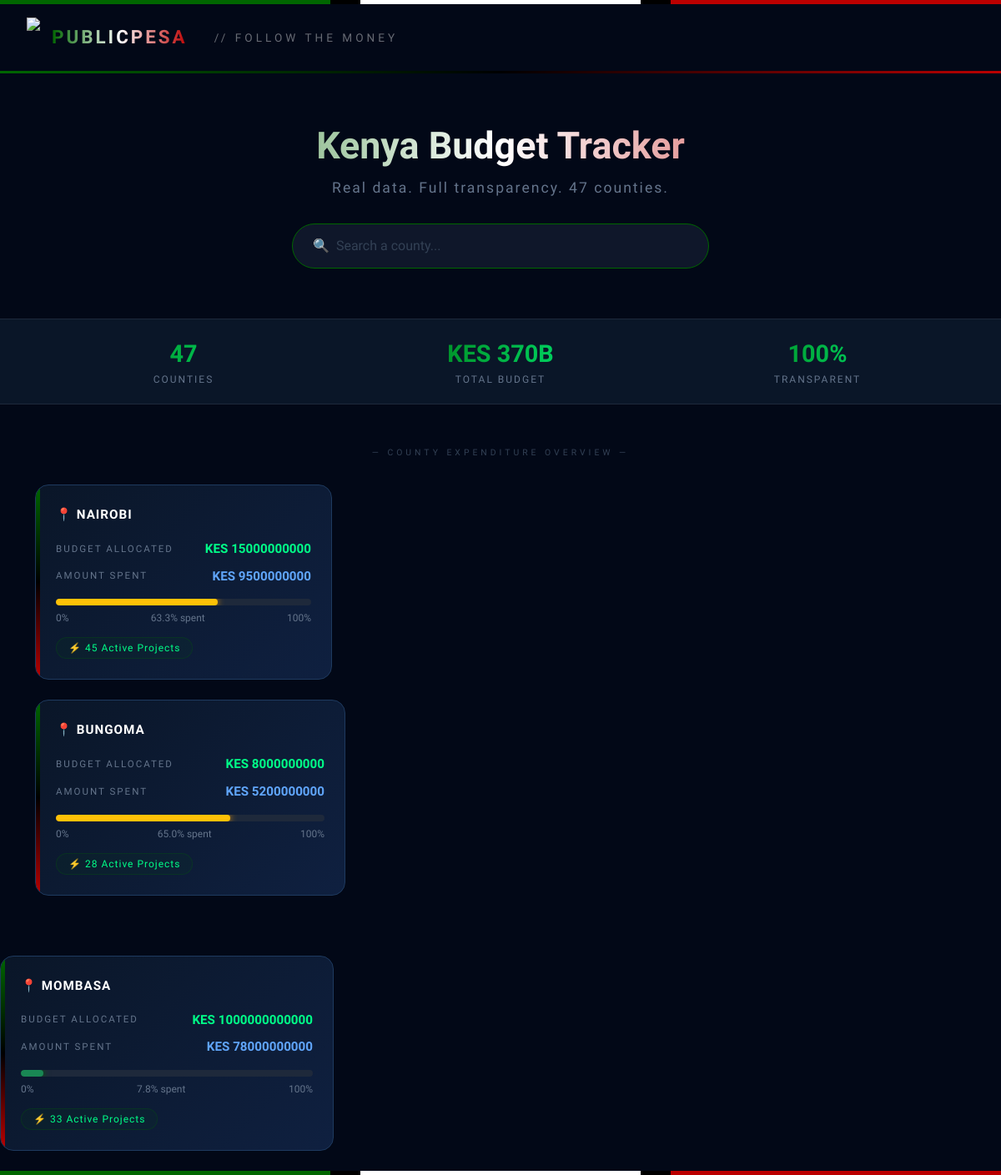
The page / on the database its author committed.
### counties/models.py (models this page shows, shortened)
class County(models.Model):
    name = models.CharField(max_length=100)
    budget_allocated = models.DecimalField(max_digits=15, decimal_places=2)
    amount_spent = models.DecimalField(max_digits=15, decimal_places=2)
    projects_count = models.IntegerField(default=0)
    def percentage_spent(self):
        if self.budget_allocated == 0:
            return 0
        return (self.amount_spent / self.budget_allocated) * 100

### counties/views.py (the view)
# urls.py: path('', views.homepage, name='homepage'),
def homepage(request):
    counties =County.objects.all()
    return render(request,'counties/homepage.html',{'counties':counties})

### counties/templates/counties/homepage.html (shortened to what this page needs)
<!DOCTYPE html>
<html lang="en">
<head>
    <link href="https://cdn.jsdelivr.net/npm/bootstrap@5.3.0/dist/css/bootstrap.min.css" rel="stylesheet">
</head>
<body>
<div class="kenya-bar"></div>
<nav class="navbar navbar-dark navbar-expand-lg">
    <img src="https://upload.wikimedia.org/wikipedia/commons/thumb/9/97/Coat_of_arms_of_Kenya.svg/120px-Coat_of_arms_of_Kenya.svg.png"
         height="48" style="margin-right: 14px;">
    <span class="navbar-brand">PUBLICPESA</span>
    <span class="tagline ms-3">// Follow the money</span>
</nav>
<div class="hero">
    <h1>Kenya Budget Tracker</h1>
    <p>Real data. Full transparency. 47 counties.</p>
    <div class="search-wrapper">
        <input type="text" id="searchInput" placeholder="🔍  Search a county..." onkeyup="filterCounties()">
    </div>
</div>
<div class="stats-banner">
    <div class="container">
        <div class="row">
            <div class="col-4">
                <div class="stat-num">47</div>
                <div class="stat-desc">Counties</div>
            </div>
            <div class="col-4">
                <div class="stat-num">KES 370B</div>
                <div class="stat-desc">Total Budget</div>
            </div>
            <div class="col-4">
                <div class="stat-num">100%</div>
                <div class="stat-desc">Transparent</div>
            </div>
        </div>
    </div>
</div>
<div class="container pb-5">
    <p class="grid-label">— COUNTY EXPENDITURE OVERVIEW —</p>
    <div class="row" id="countiesGrid">
        {% for county in counties %}
        {% with pct=county.percentage_spent %}
        <div class="col-md-4 mb-4 county-item">
            <a href="{% url 'county_detail' county.id %}" style="text-decoration: none; color: inherit;">
<div class="county-card">
                <div class="county-name">📍 {{ county.name|upper }}</div>
                <div class="stat-row">
                    <span class="stat-label">Budget Allocated</span>
                    <span class="stat-value">KES {{ county.budget_allocated|floatformat:0 }}</span>
                </div>
                <div class="stat-row">
                    <span class="stat-label">Amount Spent</span>
                    <span class="stat-value spent">KES {{ county.amount_spent|floatformat:0 }}</span>
                </div>
                <div class="progress-wrapper">
                    <div class="progress">
                        <div class="progress-bar {% if pct > 80 %}bg-danger{% elif pct > 50 %}bg-warning{% else %}bg-success{% endif %}"
                             style="width: {{ pct }}%">
                        </div>
                    </div>
                    <div class="pct-text">
                        <span>0%</span>
                        <span>{{ pct|floatformat:1 }}% spent</span>
                        <span>100%</span>
                    </div>
                </div>
                <span class="projects-badge">⚡ {{ county.projects_count }} Active Projects</span>
            </div>
       </div>
        </div>
        {% endwith %}
        {% endfor %}
<div class="kenya-bar"></div>
</body>
</html>

### counties/templates/counties/homepage.html (style rules this page uses)
* { margin: 0; padding: 0; box-sizing: border-box; }
body { background: #020817; color: #e2e8f0; font-family: 'Rajdhani', sans-serif; min-height: 100vh; }
.navbar { background: #020817 !important; border-bottom: 3px solid; border-image: linear-gradient(90deg, #006600, #000000, #bb0000) 1; padding: 16px 32px; }
.navbar-brand { font-family: 'Orbitron', monospace; font-weight: 900; font-size: 1.4rem; background: linear-gradient(90deg, #006600, #ffffff, #bb0000); -webkit-background-clip: text; -webkit-text-fill-color: transparent; letter-spacing: 3px; }
.tagline { font-family: 'Rajdhani', sans-serif; color: #ffffff66; font-size: 0.85rem; letter-spacing: 4px; text-transform: uppercase; }
.kenya-bar { height: 5px; background: linear-gradient(90deg, #006600 33%, #000000 33%, #000000 36%, #ffffff 36%, #ffffff 64%, #000000 64%, #000000 67%, #bb0000 67%); }
.hero { text-align: center; padding: 60px 20px 30px; }
.hero h1 { font-family: 'Orbitron', monospace; font-size: 2.8rem; font-weight: 900; background: linear-gradient(90deg, #006600, #ffffff, #bb0000); -webkit-background-clip: text; -webkit-text-fill-color: transparent; margin-bottom: 10px; }
.hero p { color: #64748b; font-size: 1.1rem; letter-spacing: 2px; }
.search-wrapper { max-width: 500px; margin: 30px auto; }
.search-wrapper input { width: 100%; padding: 14px 24px; background: #0f172a; border: 1px solid #006600; border-radius: 50px; color: #fff; font-family: 'Rajdhani', sans-serif; font-size: 1rem; outline: none; transition: all 0.3s; }
.search-wrapper input::placeholder { color: #334155; }
.county-card { background: linear-gradient(135deg, #0a1628, #0f2040); border: 1px solid #1e3a5f; border-radius: 16px; padding: 24px; transition: all 0.3s ease; cursor: pointer; position: relative; overflow: hidden; height: 100%; }
.county-card::before { content: ''; position: absolute; top: 0; left: 0; width: 5px; height: 100%; background: linear-gradient(180deg, #006600, #000000, #bb0000); }
.county-card::after { content: ''; position: absolute; top: 0; right: 0; width: 100%; height: 3px; background: linear-gradient(90deg, transparent, #006600, #bb0000); opacity: 0; transition: opacity 0.3s; }
.county-name { font-family: 'Orbitron', monospace; font-size: 0.95rem; font-weight: 700; color: #fff; margin-bottom: 18px; letter-spacing: 1px; }
.stat-row { display: flex; justify-content: space-between; align-items: center; margin-bottom: 10px; }
.stat-label { color: #64748b; font-size: 0.72rem; letter-spacing: 2px; text-transform: uppercase; }
.stat-value { color: #00ff88; font-size: 0.95rem; font-weight: 600; }
.stat-value.spent { color: #60a5fa; }
.progress-wrapper { margin-top: 16px; }
.progress { height: 8px; background: #1e293b; border-radius: 10px; }
.progress-bar { border-radius: 10px; transition: width 1.5s ease; }
.progress-bar.bg-success { box-shadow: 0 0 8px #006600; }
.progress-bar.bg-warning { box-shadow: 0 0 8px #f59e0b; }
.pct-text { font-size: 0.75rem; color: #64748b; margin-top: 6px; display: flex; justify-content: space-between; }
.projects-badge { display: inline-block; background: #00660011; border: 1px solid #00660044; color: #00ff88; border-radius: 20px; padding: 3px 14px; font-size: 0.75rem; margin-top: 14px; letter-spacing: 1px; }
.grid-label { font-family: 'Orbitron', monospace; font-size: 0.65rem; color: #334155; letter-spacing: 4px; text-align: center; margin-bottom: 30px; }
.stats-banner { background: #0a1628; border-top: 1px solid #1e293b; border-bottom: 1px solid #1e293b; padding: 20px 0; margin-bottom: 50px; text-align: center; }
.stats-banner .stat-num { font-family: 'Orbitron', monospace; font-size: 1.8rem; font-weight: 900; background: linear-gradient(90deg, #006600, #00ff88); -webkit-background-clip: text; -webkit-text-fill-color: transparent; }
.stats-banner .stat-desc { color: #64748b; font-size: 0.75rem; letter-spacing: 2px; text-transform: uppercase; }

### rows shown on the page
County: name "NAIROBI", budget_allocated "15000000000", amount_spent "9500000000", percentage_spent "63.3", projects_count "45"
County: name "BUNGOMA", budget_allocated "8000000000", amount_spent "5200000000", {{ pct }} 65.00 (drawn), percentage_spent "65.0", projects_count "28"
County: name "MOMBASA", budget_allocated "1000000000000", amount_spent "78000000000", {{ pct }} 7.800 (drawn), percentage_spent "7.8", projects_count "33"
